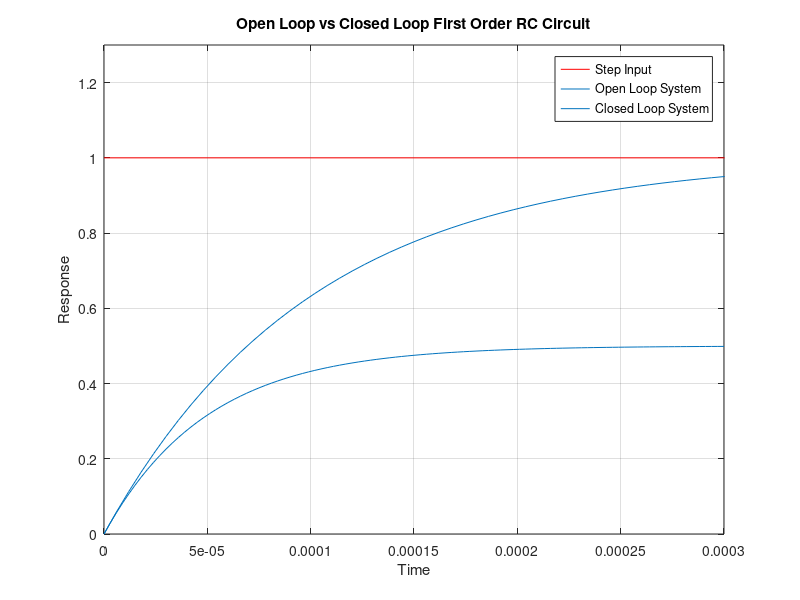

Recreate this plot in MATLAB.

% Define resistor and capacitor values
R_1 = 1e3; 
C_1 = 1e-7; 

% Define the numerator and denominator of the transfer function
num = 1 ;
den = [R_1*C_1 1] ;

% Create the open-loop transfer function
Open_Loop = tf(num, den); 

% Create the closed-loop transfer function using feedback
Closed_Loop = feedback(Open_Loop, 1);

% Define the time range
time = 0:0.01:10;

% Define a step input
Step_input = ones(size(time));

% Plot the step input
plot(time, Step_input, 'r');
hold on

% Plot the step response of the open-loop system
step(Open_Loop);
hold on

% Plot the step response of the closed-loop system
step(Closed_Loop);

% Set the y-axis limit
ylim([0, 1.3]);

% Add legend and labels
legend('Step Input', 'Open Loop System', 'Closed Loop System');
title('Open Loop vs Closed Loop First Order RC Circuit');
xlabel('Time');
ylabel('Response');

% License information
text(8, 0.3, 'Copyright (c) 2024 Mohamed Ezzelrgal. All rights reserved.', 'FontSize', 8);

